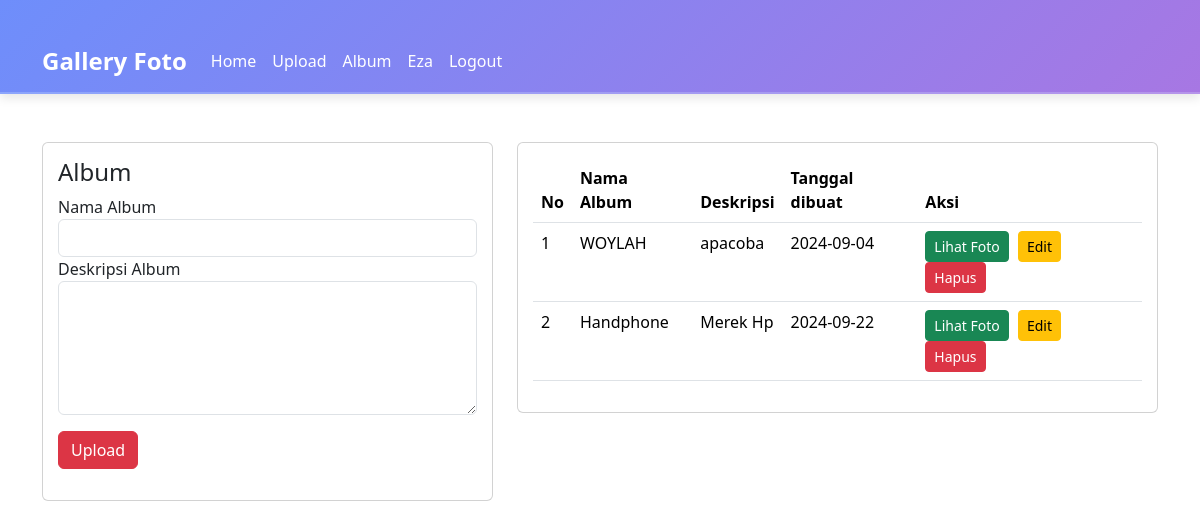
Screenshot of /omaga/?url=album (signed in) with the database file from the repository.
### tables this page shows
CREATE TABLE `album` (
  `albumid` int(11) NOT NULL,
  `namaalbum` varchar(255) NOT NULL,
  `deskripsi` text NOT NULL,
  `tanggaldibuat` date NOT NULL,
  `userid` int(11) NOT NULL
);

### omaga/page/album.php (the view, shortened to what this page needs)
<div class="container mt-5">
    <div class="row">
        <div class="col-5">
            <div class="card">
                <div class="card-body">
                    <h4>Album</h4>
                    <?php if (!isset($_GET['edit'])): ?>
                    <form action="?url=album" method="post">
                        <div class="form-group">
                            <label>Nama Album</label>
                            <input type="text" class="form-control" required name="namaalbum">
                        </div>
                        <div class="form-group">
                            <label>Deskripsi Album</label>
                            <textarea name="deskripsi" class="form-control" required cols="30" rows="5"></textarea>
                        </div>
                        <button type="submit" value="Simpan" name="submit" class="btn btn-danger my-3">Upload</button>
                    </form>
                    <?php endif; ?>
                </div>
            </div>
        </div>
        <div class="col-7">
            <div class="card">
                <div class="card-body">
                    <table class="table table-hovered">
                        <thead>
                            <tr>
                                <th>No</th>
                                <th>Nama Album</th>
                                <th>Deskripsi</th>
                                <th>Tanggal dibuat</th>
                                <th>Aksi</th>
                            </tr>
                        </thead>
                        <tbody>
                            <?php
                            $i = 1;
                            $userid = @$_SESSION['userid'];
                            $albums = mysqli_query($conn, "SELECT * FROM album WHERE userid='$userid'");
                            foreach ($albums as $album):
                            ?>
                            <tr>
                                <td><?= $i++ ?></td>
                                <td><?= $album['namaalbum'] ?></td>
                                <td><?= $album['deskripsi'] ?></td>
                                <td><?= $album['tanggaldibuat'] ?></td>
                                <td>
                                    <a href="?url=lihat_foto&&albumid=<?= $album['albumid'] ?>" class="btn btn-sm btn-success">Lihat Foto</a>
                                    <a href="?url=album&&edit&&albumid=<?= $album['albumid'] ?>" class="btn btn-sm btn-warning">Edit</a>
                                    <a href="?url=album&&hapus&&albumid=<?= $album['albumid'] ?>" class="btn btn-sm btn-danger">Hapus</a>
                                </td>
                            </tr>
                            <?php endforeach; ?>
                        </tbody>
                    </table>
                </div>
            </div>
        </div>
    </div>
</div>

### omaga/assets/css/style.css (style rules this page uses)
.container { margin-top: 30px; }
.card { margin-bottom: 20px; }
.card-body { padding: 15px; }
.btn { margin-right: 5px; }

### rows the page displays
album: namaalbum "WOYLAH", deskripsi "apacoba", tanggaldibuat "2024-09-04"
album: namaalbum "Handphone", deskripsi "Merek Hp", tanggaldibuat "2024-09-22"

### other values shown
$_SESSION['username'] "Eza"
